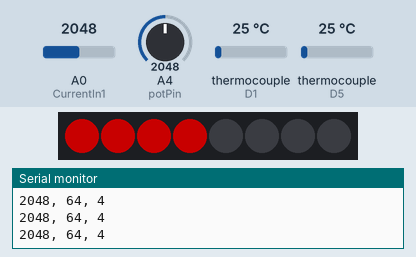
Recording of a sketch running on a simulated Particle Photon. Parts: 8 RGB LEDs in strip order, left to right, the last lines printed to the serial monitor. Wiring (inferred from the names in the program): MAX31855 thermocouple converter: CS D5. Inputs (shaded band) come from the test bench; at power-on: A4 (potPin) = 2048, A0 (CurrentIn1) = 2048, thermocouple (sensors on D1, D5) 25 °C. Dim RGB values are drawn brighter than linear; the local clock reads 2024-03-15 10:24:30 at power-on unless the sketch sets it.

Above: at 1.2 s.
1.3 s: A4 (potPin) set to 1429
At 2.1 s:
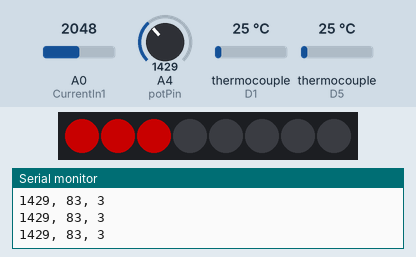
2.8 s: A4 (potPin) set to 1319
At 4.0 s:
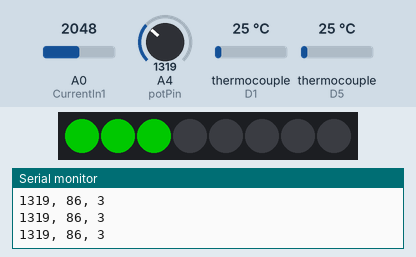
4.3 s: A4 (potPin) set to 122
At 4.7 s:
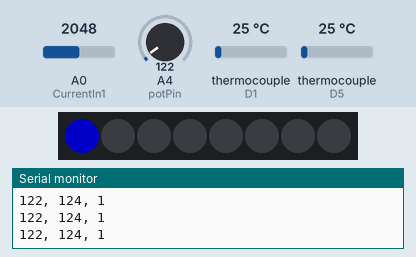
5.8 s: A4 (potPin) set to 1228
At 6.1 s:
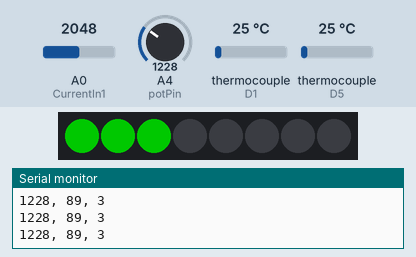
7.3 s: A4 (potPin) set to 60
At 8.0 s:
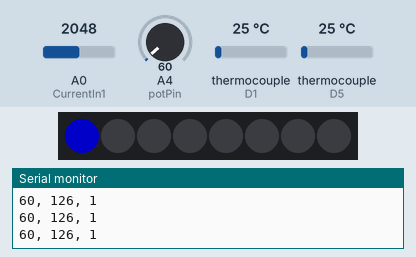
Timing chart, 0 to 9.8 s (numbered marks = the images above; inputs shaded):
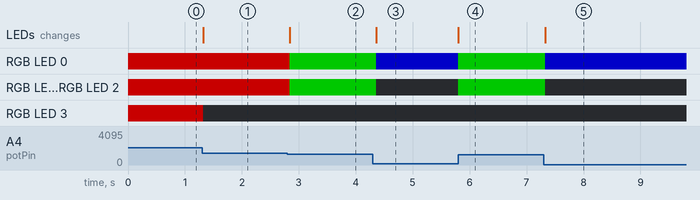

The sketch:

climate-bench-test-deployment.ino
```cpp
// This #include statement was automatically added by the Particle IDE.
#include <neopixel.h>
#include <Adafruit_MAX31855.h>
#include <Adafruit_Sensor.h>
#include "math.h"
#include <SPI.h>


SYSTEM_MODE(AUTOMATIC);
//SYSTEM_MODE(SEMI_AUTOMATIC);
SYSTEM_THREAD(ENABLED); ///start setup/loop before connecting to Inet
boolean connectToCloud = false;

const char version[] = "climate_bench_test_deployment__v0.3.3";


// NeoPixel COUNT, PIN and TYPE
#define NUMPIXELS 8
#define PIXEL_TYPE WS2812B

//setup for time related variables
time_t epoch;
unsigned long now;
#define ONE_DAY_MILLIS (24 * 60 * 60 * 1000)
unsigned long lastSync = millis();

///set pins for thermocouple serial connection
int thermoCLK = D0;
int thermoCS = D1;
int thermoDO = D2;
int tempInC = 0;
Adafruit_MAX31855 thermocouple(thermoCLK, thermoCS, thermoDO);

int CS= D5;   //set pin for Digital pot chip select
#define potPin A4  //set pin for slidepot
#define PIXEL_PIN D7 //set pin for NeoPixel strip

#define CurrentIn1 A0 //set pin for current sensor
#define Conn D6 //set pin connect button


// Define a variable for storing string values
String Temp_String;
String sampletostring;
String temperature_String;
String strval;


// We need to define each variable separately so we can access them using the Photon Cloud API
// These will be passed by reference into the Particle.varible() function. This could be an
// array, but for readability it's better to define them individually.
int Current_A0 = 0;
int Current_A0_pre = 0;
int Current_A1 = 0;
int sample = 0; // temp variable for storing analog input values
int  offset = 5800; // Offset in mA //////////////////////////////////////////////////////////////////////////////////////////////
int  offset150 = 21549; // Offset in mA for 150A sensor///////////////////////////////////////////////////////////////////////////
String sensor;
double quality;


int interval = 5; ///interval to publish data to cloud
#define Post_MILLIS (interval* 1000)
unsigned long lastPost = millis();


byte address = 0x00;
int i;              // loop variable
int value;          // analog read of potentiometer
int display_value;  // number of NeoPixels to display out of NUMPIXELS
int med_value;  // scaling pot value
int pot;
int potval;
int col;
int amp;
int spd;

Adafruit_NeoPixel pixels (NUMPIXELS, PIXEL_PIN, PIXEL_TYPE);

//STARTUP( setup_pins() );
void setup() {
    Serial.begin(9600);
    SPI.begin();
    pinMode (CS, OUTPUT);
    pinMode(potPin, INPUT_PULLUP);  // set pull-up on analog pin
    pixels.begin(); // This initializes the NeoPixel library.
    //attachInterrupt(Conn, connect, FALLING);
    Particle.variable("Interval", interval);
    Particle.variable("version", version);
    Particle.variable("sensor", sensor);
    Particle.variable("signal", quality);
    Particle.variable("mA_Input", &Current_A1, INT);
    Particle.variable("Surface_Temp", &tempInC, INT);
    Particle.function("publish", postinterval);
    Particle.variable("pot", &value, INT);


}

void loop() {
    if (Particle.connected())                    //Only time sync when Cloud connected otherwise it will block
    {
    time_t lastSyncTimestamp;
    unsigned long lastSync = Particle.timeSyncedLast(lastSyncTimestamp);
    if (millis() - lastSync >= ONE_DAY_MILLIS)     //More than one day since last time sync
    {
        unsigned long cur = millis();
        Particle.syncTime();               //Request time synchronization from Particle Device Cloud
        waitUntil(Particle.syncTimeDone);  //Wait until Photon receives time from Particle Device Cloud or connection to Particle Device Cloud is lost
        if (Particle.timeSyncedLast() >= cur)          //Check if synchronized successfully
        {
            //do some daily clean up operations here
        }
    }
    else
    {

    }
    }
    potRead();
    strip();


    pixels.show(); // This sends the updated pixel color to the hardware.

    sample = analogRead(CurrentIn1);    // Get a reading from this A/D port
    //delay(50);  // Short delay for A/D settling
    delay(50);
    //Serial.print("Analog reading A1");  // Local debut output
    // Serial.println(sample); // Local debut output
    Current_A1 = AD_To_Current(sample, 80, 2);  // Call our conversion function to get current
    //Serial.print("Current A1"); // Send locally for serial debug
    //Serial.println(Current_A1); // Send locally for serial debug
    //Temp_String = String(Current_A1, DEC);      // Convert the current value to a string
    //Particle.publish("FrontPlate", Temp_String);    // Send the current value to Particle Console for a heartbeat
    tempInC = thermocouple.readCelsius();
    //Temp_String = String(tempInC, DEC);      // Convert the current value to a string
    //Particle.publish("IntTemp", Temp_String);    // Send the current value to Particle Console for a heartbeat
    epoch = Time.now();

    sensor = publishData(Current_A1,tempInC,epoch);

    delay(50);
}


int digitalPotWrite(int value)
{
digitalWrite(CS, LOW);
SPI.transfer(address);
SPI.transfer(value);
digitalWrite(CS, HIGH);
}

void strip(){
        // For a set of NeoPixels the first NeoPixel is 0, second is 1, all the way up to the count of pixels minus one

    for(i=0; i<display_value; i++){

      // pixels.Color takes RGB values, from 0,0,0 up to 255,255,255
        if (med_value > 91)
        {
        pixels.setPixelColor(i, 0, 0, 100); //Red
        }
        else if (med_value >= 85 && med_value <= 100)
        {
        pixels.setPixelColor(i, 0, 100, 0); //Green
        }
        else if (med_value < 100)
        {
        pixels.setPixelColor(i, 100, 0, 0); //Blue
        }
        else
        {

        }
    }
    for(i=display_value; i<NUMPIXELS; i++) {
      pixels.setPixelColor(i, 0, 0, 0);    // turn off all pixels after value displayed
    }
}

int AD_To_Current(int AD_Reading, float sensitivity, float scaling)
{
    int My_Current = 0;
    int Current = 0;

    // Sensor is 1000mA/80mv, or 12.5mA/mV. But we have a 1:2 voltage divider on it.
    // So sensor is really 1000mA/(80/2) = 25mA/mV
    // Photon is 3300mV/4095bits
    // Calculation is (n-bits * millivolts/bits) * mA/mV * voltage_divider_ratio
    Current = (((float(AD_Reading) * 3300)/4095) * (1000/sensitivity) * scaling); ////Current before subtracting offset//////////////////////////////////
    My_Current = int(Current - offset);///////////////////////////////////////////////////////////////////////////////////////////////////////////////////////
    return My_Current;
}


String publishData (int Current_A1,int tempInC,time_t epoch){

    String sensor = String::format(
      "{"
        "\"mA_Input\":%i,"
        "\"Surface_Temp\":%i,"
        "\"epochtime\":%lu"
      "}",
      Current_A1,
      tempInC,
      epoch
    );

    if (millis() - lastPost > Post_MILLIS) {
        if (Particle.connected())                    //Only post  when Cloud connected otherwise it will save
        {
        Particle.publish("Sensor", sensor, 60, PRIVATE);
        lastPost = millis();
        }
        else///save post somewhere
        {

        }
    }
    return sensor;

}

void connect() {
    Particle.connect();
    Serial.print("connectcheck");
}

void setup_pins()
{
    pinMode (CS, OUTPUT);
    pinMode(potPin, INPUT_PULLUP);  // set pull-up on analog pin A2
    potRead();
}


void potRead(){

    // Read PIN value and scale from 0 to NUMPIXELS -1
    value = analogRead(potPin);
    Serial.print(value);
    //Particle.publish("PotVal", strval, 60, PRIVATE);
    Serial.print(", ");
    med_value = map(value, 0, 4085, 127, 0);
    Serial.print(med_value);
    Serial.print(", ");
    display_value = map(med_value, 127, 0, 1, 8);
    Serial.println(display_value);
    //pot = map(med_value, 0, 205, 0, 127);
    spd = map(med_value, 127,0, -400, 400);
    amp = abs(spd);
    //col = map(med_value, 0, 453, 0, 255);
    digitalPotWrite(med_value);
}


int postinterval(String command){  ///particle publish interval
    // Ritual incantation to convert String into Int
    char inputStr[64];
    command.toCharArray(inputStr,64);
    int i = atoi(inputStr);

    interval = i;
    // Respond
    return 1;
}
```

Measured:
- the behaviour switches between 1384 and 1383 on A4 (potPin) (found by bisection; images 1 and 2)
- after the input at 1.3 s, RGB LED 3: RGB(100, 0, 0) → off at once; the LEDs: change at once (image 1)
- after the input at 2.8 s, RGB LED 0–2: RGB(100, 0, 0) → RGB(0, 100, 0) at once; the LEDs: change at once (image 2)
- after the input at 4.3 s, RGB LED 0: RGB(0, 100, 0) → RGB(0, 0, 100) after 0.06 s; RGB LED 1, RGB LED 2: RGB(0, 100, 0) → off after 0.06 s; the LEDs: change after 0.06 s (image 3)
- after the input at 5.8 s, RGB LED 0: RGB(0, 0, 100) → RGB(0, 100, 0) at once; RGB LED 1, RGB LED 2: off → RGB(0, 100, 0) at once; the LEDs: change at once (image 4)
- after the input at 7.3 s, RGB LED 0: RGB(0, 100, 0) → RGB(0, 0, 100) at once; RGB LED 1, RGB LED 2: RGB(0, 100, 0) → off at once; the LEDs: change at once (image 5)
